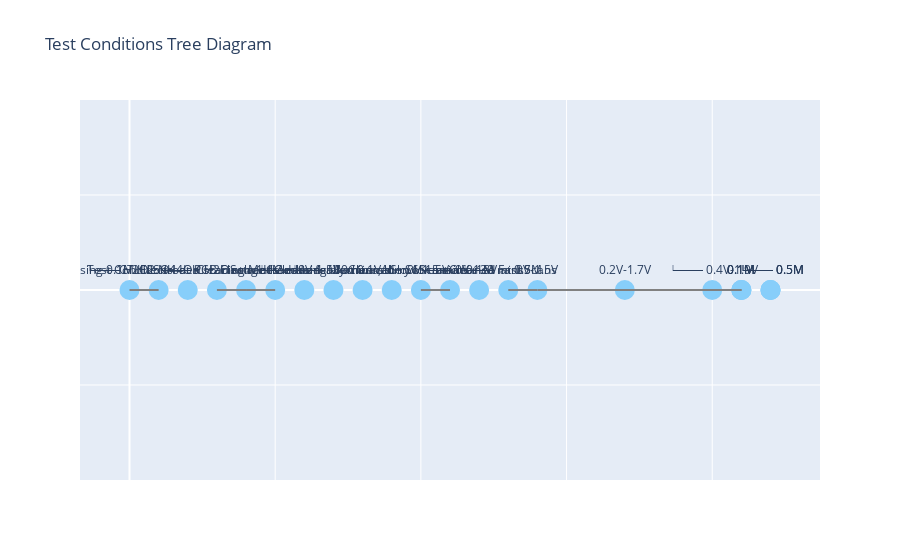

Here is the notebook cell this chart was saved with:
### Code cell
import plotly.graph_objects as go

# Define the tree structure
tree_text = """
Test Conditions
├── CTI Electrodes
│   └── Cleaned using 0.1M H2SO4 at a scan range from 0V-1.5V at 0.1V/s
└── PCB Electrodes
    ├── Cleaning Methods
    │   ├── Solvent Cleaned
    │   │   └── H2O2:NH4OH:H2O at a 1:1:2 ratio for 30 mins, then 1:1 ratio for 30 mins
    │   ├── Mechanically Cleaned
    │   │   └── Using alumina slurry for 5 mins
    │   └── Mechanical + Solvent Cleaned
    ├── Slow Scans
    │   ├── 0V-1.5V at 0.1M
    │   └── 0V-1.5V at 0.5M
    └── Fast Scans
        ├── 0V-1.5V
        │   ├── 0.1M
        │   └── 0.5M
        ├── 0.2V-1.7V
        │   ├── 0.1M
        │   └── 0.5M
        └── 0.4V-1.9V
            ├── 0.1M
            └── 0.5M
"""

# Function to parse the tree structure
def parse_tree(text):
    lines = [line.rstrip() for line in text.splitlines() if line.strip()]
    nodes = []
    edges = []

    stack = []
    prev_indent = 0
    for line in lines:
        indent = len(line) - len(line.lstrip(' ├──│'))
        name = line.strip(' ├──│')

        nodes.append(name)
        if stack and indent > prev_indent:
            edges.append((stack[-1], name))
        while stack and indent < prev_indent:
            stack.pop()
            prev_indent -= 4
        if stack and indent == prev_indent:
            stack.pop()

        stack.append(name)
        prev_indent = indent

    return nodes, edges

nodes, edges = parse_tree(tree_text)

# Create the node positions (x, y coordinates)
def get_positions(nodes, edges):
    levels = {}
    positions = {}
    level = 0

    for node in nodes:
        positions[node] = (len(levels.get(level, [])), level)
        levels.setdefault(level, []).append(node)
        level += 1

        for edge in edges:
            if edge[0] == node:
                positions[edge[1]] = (len(levels.get(level, [])), level)
                levels.setdefault(level, []).append(edge[1])

        level -= 1

    return positions

node_positions = get_positions(nodes, edges)

# Create the figure
fig = go.Figure()

# Add nodes
for node in nodes:
    x, y = node_positions[node]
    fig.add_trace(go.Scatter(
        x=[x], y=[y],
        mode='markers+text',
        marker=dict(size=20, color='LightSkyBlue'),
        text=[node],
        textposition="top center"
    ))

# Add edges
for edge in edges:
    x0, y0 = node_positions[edge[0]]
    x1, y1 = node_positions[edge[1]]
    fig.add_trace(go.Scatter(
        x=[x0, x1], y=[y0, y1],
        mode='lines',
        line=dict(width=2, color='gray')
    ))

# Update layout
fig.update_layout(
    title="Test Conditions Tree Diagram",
    showlegend=False,
    xaxis=dict(showticklabels=False),
    yaxis=dict(showticklabels=False)
)

# Show the plot
fig.show()

### Figure 1 — Plotly figure (JSON) as saved in the notebook; plotly's stock layout.template omitted (floating-point values rounded to 4 significant figures)
{"data": [{"marker": {"color": "LightSkyBlue", "size": 20}, "mode": "markers+text", "text": ["Test Conditions"], "textposition": "top center", "type": "scatter", "x": [0], "y": [0]}, {"marker": {"color": "LightSkyBlue", "size": 20}, "mode": "markers+text", "text": ["CTI Electrodes"], "textposition": "top center", "type": "scatter", "x": [1], "y": [0]}, {"marker": {"color": "LightSkyBlue", "size": 20}, "mode": "markers+text", "text": ["└── Cleaned using 0.1M H2SO4 at a scan range from 0V-1.5V at 0.1V/s"], "textposition": "top center", "type": "scatter", "x": [2], "y": [0]}, {"marker": {"color": "LightSkyBlue", "size": 20}, "mode": "markers+text", "text": ["└── PCB Electrodes"], "textposition": "top center", "type": "scatter", "x": [3], "y": [0]}, {"marker": {"color": "LightSkyBlue", "size": 20}, "mode": "markers+text", "text": ["Cleaning Methods"], "textposition": "top center", "type": "scatter", "x": [4], "y": [0]}, {"marker": {"color": "LightSkyBlue", "size": 20}, "mode": "markers+text", "text": ["Solvent Cleaned"], "textposition": "top center", "type": "scatter", "x": [5], "y": [0]}, {"marker": {"color": "LightSkyBlue", "size": 20}, "mode": "markers+text", "text": ["└── H2O2:NH4OH:H2O at a 1:1:2 ratio for 30 mins, then 1:1 ratio for 30 mins"], "textposition": "top center", "type": "scatter", "x": [6], "y": [0]}, {"marker": {"color": "LightSkyBlue", "size": 20}, "mode": "markers+text", "text": ["Mechanically Cleaned"], "textposition": "top center", "type": "scatter", "x": [7], "y": [0]}, {"marker": {"color": "LightSkyBlue", "size": 20}, "mode": "markers+text", "text": ["└── Using alumina slurry for 5 mins"], "textposition": "top center", "type": "scatter", "x": [8], "y": [0]}, {"marker": {"color": "LightSkyBlue", "size": 20}, "mode": "markers+text", "text": ["└── Mechanical + Solvent Cleaned"], "textposition": "top center", "type": "scatter", "x": [9], "y": [0]}, {"marker": {"color": "LightSkyBlue", "size": 20}, "mode": "markers+text", "text": ["Slow Scans"], "textposition": "top center", "type": "scatter", "x": [10], "y": [0]}, {"marker": {"color": "LightSkyBlue", "size": 20}, "mode": "markers+text", "text": ["0V-1.5V at 0.1M"], "textposition": "top center", "type": "scatter", "x": [11], "y": [0]}, {"marker": {"color": "LightSkyBlue", "size": 20}, "mode": "markers+text", "text": ["└── 0V-1.5V at 0.5M"], "textposition": "top center", "type": "scatter", "x": [12], "y": [0]}, {"marker": {"color": "LightSkyBlue", "size": 20}, "mode": "markers+text", "text": ["└── Fast Scans"], "textposition": "top center", "type": "scatter", "x": [13], "y": [0]}, {"marker": {"color": "LightSkyBlue", "size": 20}, "mode": "markers+text", "text": ["0V-1.5V"], "textposition": "top center", "type": "scatter", "x": [14], "y": [0]}, {"marker": {"color": "LightSkyBlue", "size": 20}, "mode": "markers+text", "text": ["0.1M"], "textposition": "top center", "type": "scatter", "x": [21], "y": [0]}, {"marker": {"color": "LightSkyBlue", "size": 20}, "mode": "markers+text", "text": ["└── 0.5M"], "textposition": "top center", "type": "scatter", "x": [22], "y": [0]}, {"marker": {"color": "LightSkyBlue", "size": 20}, "mode": "markers+text", "text": ["0.2V-1.7V"], "textposition": "top center", "type": "scatter", "x": [17], "y": [0]}, {"marker": {"color": "LightSkyBlue", "size": 20}, "mode": "markers+text", "text": ["0.1M"], "textposition": "top center", "type": "scatter", "x": [21], "y": [0]}, {"marker": {"color": "LightSkyBlue", "size": 20}, "mode": "markers+text", "text": ["└── 0.5M"], "textposition": "top center", "type": "scatter", "x": [22], "y": [0]}, {"marker": {"color": "LightSkyBlue", "size": 20}, "mode": "markers+text", "text": ["└── 0.4V-1.9V"], "textposition": "top center", "type": "scatter", "x": [20], "y": [0]}, {"marker": {"color": "LightSkyBlue", "size": 20}, "mode": "markers+text", "text": ["0.1M"], "textposition": "top center", "type": "scatter", "x": [21], "y": [0]}, {"marker": {"color": "LightSkyBlue", "size": 20}, "mode": "markers+text", "text": ["└── 0.5M"], "textposition": "top center", "type": "scatter", "x": [22], "y": [0]}, {"line": {"color": "gray", "width": 2}, "mode": "lines", "type": "scatter", "x": [0, 1], "y": [0, 0]}, {"line": {"color": "gray", "width": 2}, "mode": "lines", "type": "scatter", "x": [3, 4], "y": [0, 0]}, {"line": {"color": "gray", "width": 2}, "mode": "lines", "type": "scatter", "x": [4, 5], "y": [0, 0]}, {"line": {"color": "gray", "width": 2}, "mode": "lines", "type": "scatter", "x": [10, 11], "y": [0, 0]}, {"line": {"color": "gray", "width": 2}, "mode": "lines", "type": "scatter", "x": [13, 14], "y": [0, 0]}, {"line": {"color": "gray", "width": 2}, "mode": "lines", "type": "scatter", "x": [14, 21], "y": [0, 0]}, {"line": {"color": "gray", "width": 2}, "mode": "lines", "type": "scatter", "x": [17, 21], "y": [0, 0]}, {"line": {"color": "gray", "width": 2}, "mode": "lines", "type": "scatter", "x": [20, 21], "y": [0, 0]}], "layout": {"showlegend": false, "title": {"text": "Test Conditions Tree Diagram"}, "xaxis": {"showticklabels": false}, "yaxis": {"showticklabels": false}}}
